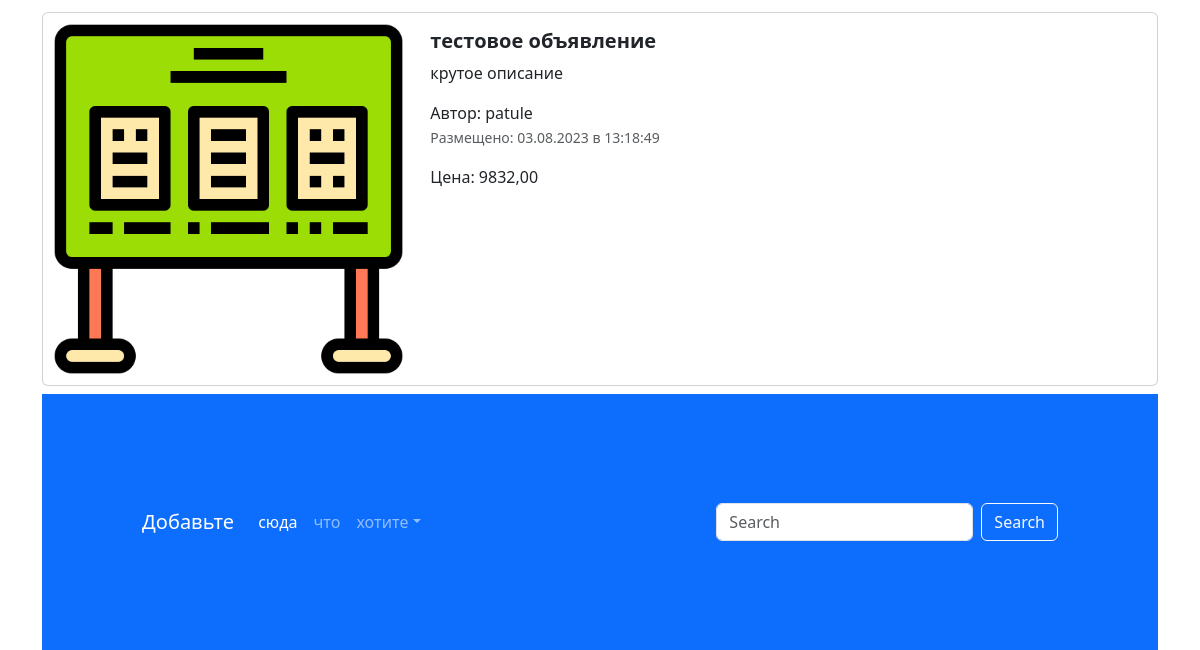
Before: / (lower part) with the older database file.
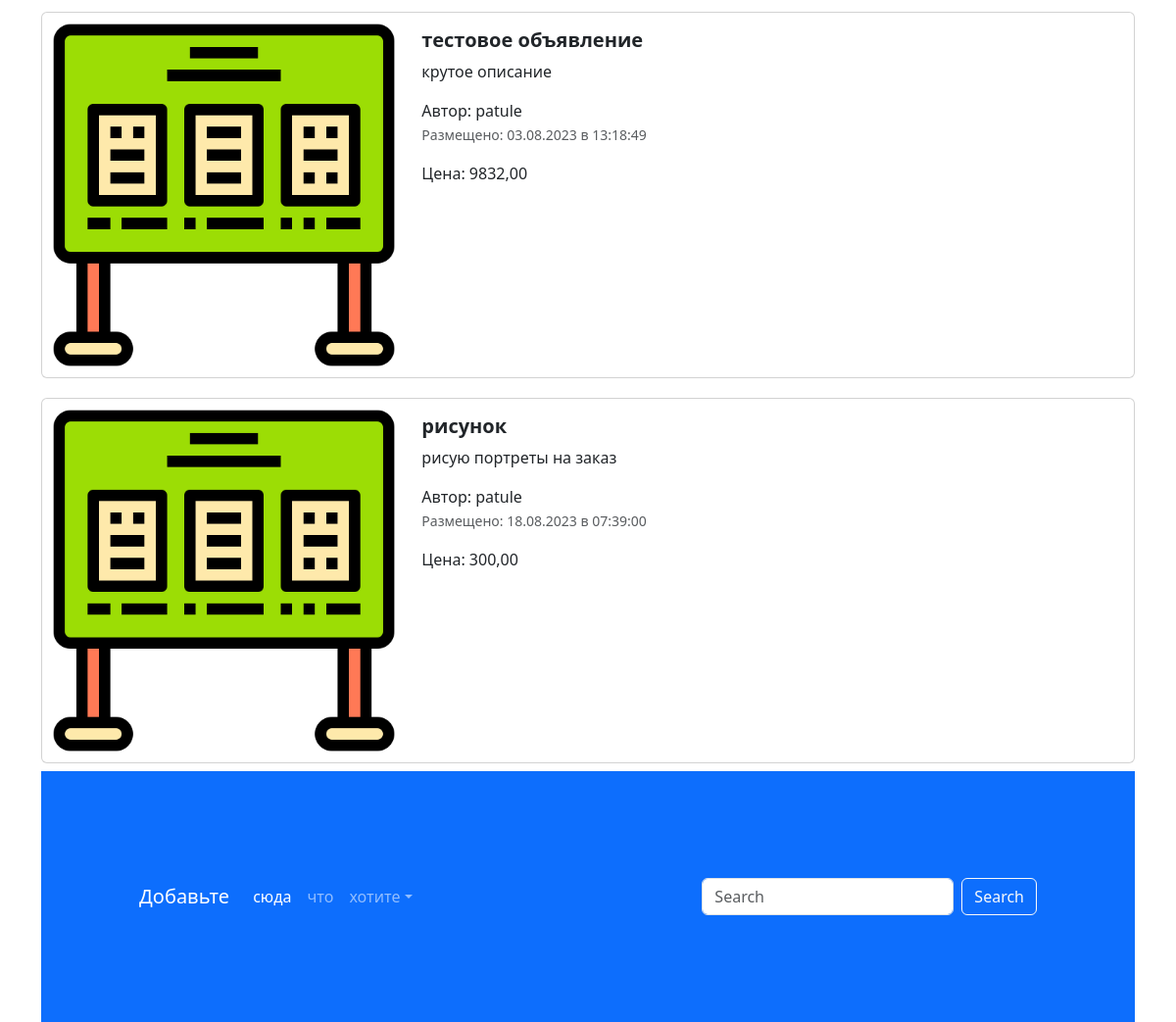
After: the same page with the newer database file.
### app_advertisment/models.py (models this page shows, shortened)
class Advertisement(models.Model):
    title = models.CharField('Заголовок', max_length=128)
    description = models.TextField('описание')
    price = models.DecimalField('цена', max_digits=10, decimal_places=2)
    auction = models.BooleanField('торг', help_text='отметьте, если торг уместен')
    created_at = models.DateTimeField('дата и время создания', auto_now_add=True)
    updated_at = models.DateTimeField('дата и время изменения', auto_now=True)
    user = models.ForeignKey(User, verbose_name= 'пользователь', on_delete=models.CASCADE)
    image = models.ImageField('изображение', upload_to='advertisements/')
    @admin.display(description='дата создания')
    def created_date(self):
        if self.created_at.date() == timezone.now().date():
            created_time = self.created_at.time().strftime('%H:%M:%S')
            return format_html(
                '<span style="color: green; font-weight:bold">сегодня в {}</span>', created_time
            )
        return self.created_at.strftime('%d.%m.%Y в %H:%M:%S')
    class Meta:
        db_table = 'advertisments'

### app_advertisment/views.py (the view)
# urls.py: path('', index, name='main_page'),
def index(request):
    advertisements = Advertisement.objects.all()
    context = {'advertisements': advertisements}
    return render(request, 'index.html', context)

### templates/index.html (shortened to what this page needs)
{% extends 'base.html' %}
{% load static %}
{% block content %}
<div class="container">
  {% for adv in advertisements %}
  <div class="col">
    <div class="card mb-2" style="max-width: 1200px; margin-top: 20px;">
      <div class="row g-0">
        <div class="col-md-4">
          <a href="advertisement.html" class="nav-link">
            <img src="{% if adv.image %} {{ adv.image.url }} {% else %} {% static 'img/123.png' %} {% endif %}" class="img-fluid rounded-start" alt="Card title">
          </a>
        </div>
        <div class="col-md-8">
          <div class="card-body">
            <h5 class="card-title">
              <a href="advertisement.html" class="nav-link"><strong>{{ adv.title }}</strong></a>
            </h5>
            <a href="advertisement.html" class="nav-link">
              <p class="card-text">
                {{ adv.description }}
              </p>
              <span>Автор: {{ adv.user }}</span>
              <p class="card-text"><small class="text-muted">Размещено: {{ adv.created_date }}</small></p>
              <span>Цена: {{ adv.price }}</span>
            </a>
          </div>
        </div>
      </div>
    </div>
  {% endfor %}
<footer style="padding: 100px;" class="bg-primary">
  <nav class="navbar navbar-expand-sm navbar-dark">
    <a class="navbar-brand" href="#">Добавьте</a>
    <div class="collapse navbar-collapse" id="collapsibleNavId">
      <ul class="navbar-nav me-auto mt-2 mt-lg-0">
        <li class="nav-item">
          <a class="nav-link active" href="#" aria-current="page">сюда</a>
        </li>
        <li class="nav-item">
          <a class="nav-link" href="#">что</a>
        </li>
        <li class="nav-item dropdown">
          <a class="nav-link dropdown-toggle" href="#" id="dropdownId" data-bs-toggle="dropdown" aria-haspopup="true"
             aria-expanded="false">хотите</a>
        </li>
      </ul>
      <form class="d-flex my-2 my-lg-0">
        <input class="form-control me-sm-2" type="text" placeholder="Search">
        <button class="btn btn-outline-light my-2 my-sm-0" type="submit">Search</button>
      </form>
    </div>
  </nav>
</footer>
{% endblock %}

### templates/base.html (shortened to what this page needs)
{% load static %}
<!DOCTYPE html>
<html lang="en">
<head>
  <link href="{% static 'css/bootstrap.min.css' %}" rel="stylesheet">
  <link rel="stylesheet" href="{% static 'css/fontello.css' %}">
</head>
<body>
    {% block content %}
    {% endblock %}
</body>
</html>

Changed rows visible on the page:
added Advertisement: title "рисунок", description "рисую портреты на заказ", user "patule", created_date "18.08.2023 в 07:39:00", price "300,00"
